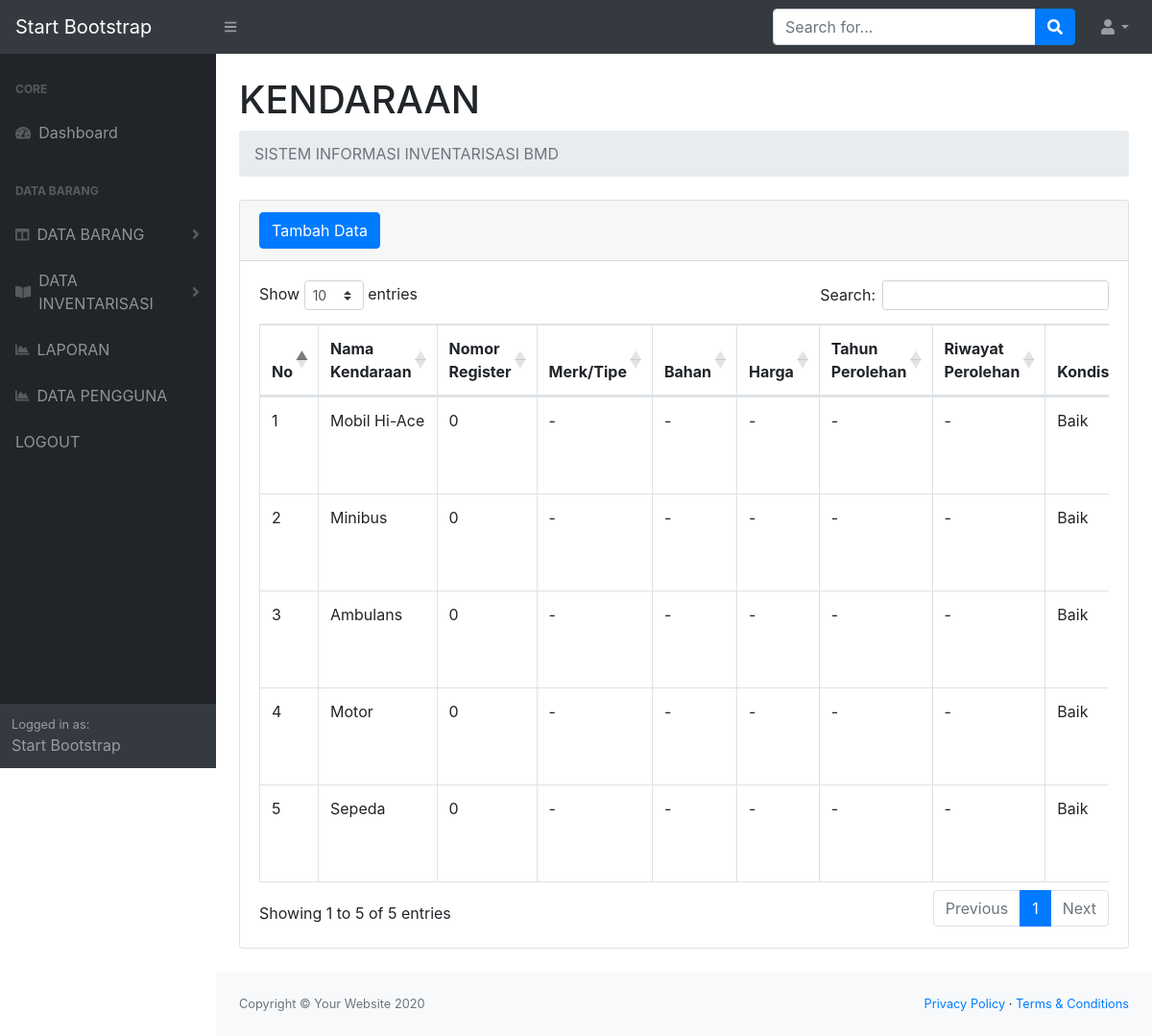
Screenshot of /masterkendaraan.php (signed in) with the database file from the repository.
### tables this page shows
CREATE TABLE `kendaraan` (
  `idbarang` int(11) NOT NULL,
  `namakendaraan` varchar(25) NOT NULL,
  `nomorregister` varchar(255) NOT NULL,
  `merk1` varchar(25) NOT NULL,
  `bahan1` varchar(25) NOT NULL,
  `harga1` varchar(25) NOT NULL,
  `tahunperolehan1` varchar(25) NOT NULL,
  `riwayatperolehan1` varchar(25) NOT NULL,
  `kondisi1` varchar(25) NOT NULL,
  `aspeklegal1` varchar(25) NOT NULL,
  `keterangan1` varchar(25) NOT NULL
);

### masterkendaraan.php (the view, shortened to what this page needs)
<?php
require 'function.php';
?>
<!DOCTYPE html>
<html lang="en">
<head>
    <link href="css/styles.css" rel="stylesheet" />
    <link href="https://cdn.datatables.net/1.10.20/css/dataTables.bootstrap4.min.css" rel="stylesheet" />
</head>
<body class="sb-nav-fixed">
    <nav class="sb-topnav navbar navbar-expand navbar-dark bg-dark">
        <a class="navbar-brand" href="index.html">Start Bootstrap</a>
        <button class="btn btn-link btn-sm order-1 order-lg-0" id="sidebarToggle" href="#"><i class="fas fa-bars"></i></button>
        <form class="d-none d-md-inline-block form-inline ml-auto mr-0 mr-md-3 my-2 my-md-0">
            <div class="input-group">
                <input class="form-control" type="text" placeholder="Search for..." aria-label="Search" aria-describedby="basic-addon2" />
                <div class="input-group-append">
                    <button class="btn btn-primary" type="button"><i class="fas fa-search"></i></button>
                </div>
            </div>
        </form>
        <ul class="navbar-nav ml-auto ml-md-0">
            <li class="nav-item dropdown">
                <a class="nav-link dropdown-toggle" id="userDropdown" href="#" role="button" data-toggle="dropdown" aria-haspopup="true" aria-expanded="false"><i class="fas fa-user fa-fw"></i></a>
            </li>
        </ul>
    </nav>
    <div id="layoutSidenav">
        <div id="layoutSidenav_nav">
            <nav class="sb-sidenav accordion sb-sidenav-dark" id="sidenavAccordion">
                <div class="sb-sidenav-menu">
                    <?php include 'navbar.php'; ?>
                </div>
                <div class="sb-sidenav-footer">
                    <div class="small">Logged in as:</div>
                    Start Bootstrap
                </div>
            </nav>
        </div>
        <div id="layoutSidenav_content">
            <main>
                <div class="container-fluid">
                    <h1 class="mt-4">KENDARAAN</h1>
                    <ol class="breadcrumb mb-4">
                        <li class="breadcrumb-item active">SISTEM INFORMASI INVENTARISASI BMD</li>
                    </ol>
                    <div class="card mb-4">
                        <div class="card-header">
                            <button type="button" class="btn btn-primary" data-toggle="modal" data-target="#myModal">
                                Tambah Data
                            </button>
                        </div>
                        <div class="card-body">
                            <div class="table-responsive">
                                <table class="table table-bordered" id="dataTable" width="100%" cellspacing="0">
                                    <thead>
                                        <tr>
                                            <th>No</th>
                                            <th>Nama Kendaraan</th>
                                            <th>Nomor Register</th>
                                            <th>Merk/Tipe</th>
                                            <th>Bahan</th>
                                            <th>Harga</th>
                                            <th>Tahun Perolehan</th>
                                            <th>Riwayat Perolehan</th>
                                            <th>Kondisi</th>
                                        </tr>
                                    </thead>
                                    <tbody>
                                        <?php
                                        $ambilsemuadatakendaraan = mysqli_query($conn, "select * from kendaraan");
                                        $i = 1;
                                        while ($data = mysqli_fetch_array($ambilsemuadatakendaraan)) {
                                            $namakendaraan = $data['namakendaraan'];
                                            $nomorregister = $data['nomorregister'];
                                            $merk1 = $data['merk1'];
                                            $bahan1 = $data['bahan1'];
                                            $harga1 = $data['harga1'];
                                            $tahunperolehan1 = $data['tahunperolehan1'];
                                            $riwayatperolehan1 = $data['riwayatperolehan1'];
                                            $kondisi1 = $data['kondisi1'];
                                        ?>
                                            <tr>
                                                <td><?= $i++; ?></td>
                                                <td><?= $namakendaraan; ?></td>
                                                <td><?= $nomorregister; ?></td>
                                                <td><?= $merk1; ?></td>
                                                <td><?= $bahan1; ?></td>
                                                <td><?= $harga1; ?></td>
                                                <td><?= $tahunperolehan1; ?></td>
                                                <td><?= $riwayatperolehan1; ?></td>
                                                <td><?= $kondisi1; ?></td>
                                            </tr>
                                        <?php
                                        };
                                        ?>
                                    </tbody>
                                </table>
                            </div>
                        </div>
                    </div>
                </div>
            </main>
            <footer class="py-4 bg-light mt-auto">
                <div class="container-fluid">
                    <div class="d-flex align-items-center justify-content-between small">
                        <div class="text-muted">Copyright &copy; Your Website 2020</div>
                        <div>
                            <a href="#">Privacy Policy</a>
                            &middot;
                            <a href="#">Terms &amp; Conditions</a>
                        </div>
                    </div>
                </div>
            </footer>
        </div>
    </div>
</body>
</html>

### rows the page displays
kendaraan: namakendaraan "Mobil Hi-Ace", nomorregister "0", merk1 "-", bahan1 "-", harga1 "-", tahunperolehan1 "-", riwayatperolehan1 "-", kondisi1 "Baik"
kendaraan: namakendaraan "Minibus", nomorregister "0", merk1 "-", bahan1 "-", harga1 "-", tahunperolehan1 "-", riwayatperolehan1 "-", kondisi1 "Baik"
kendaraan: namakendaraan "Ambulans", nomorregister "0", merk1 "-", bahan1 "-", harga1 "-", tahunperolehan1 "-", riwayatperolehan1 "-", kondisi1 "Baik"
kendaraan: namakendaraan "Motor", nomorregister "0", merk1 "-", bahan1 "-", harga1 "-", tahunperolehan1 "-", riwayatperolehan1 "-", kondisi1 "Baik"
kendaraan: namakendaraan "Sepeda", nomorregister "0", merk1 "-", bahan1 "-", harga1 "-", tahunperolehan1 "-", riwayatperolehan1 "-", kondisi1 "Baik"
